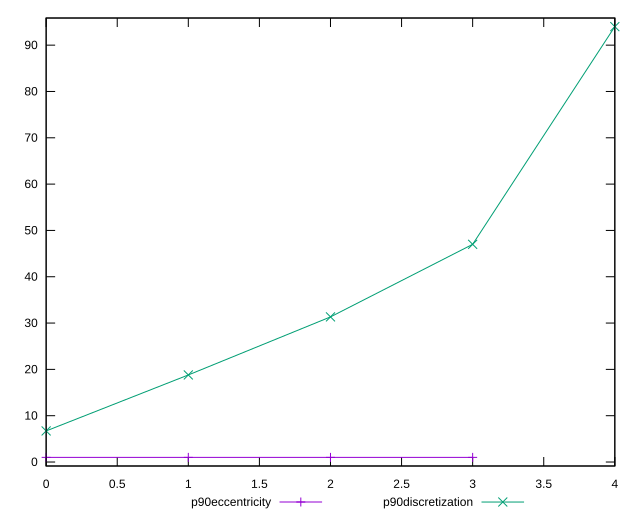

Reproduce this figure in gnuplot.
reset

$p90Eccentricity <<EOF
0 0.9999999999999996
1 0.9999999999999994
2 1
3 1.000000000000001
EOF

$p90Discretization <<EOF
0 6.714285714285714
1 18.8
2 31.333333333333332
3 47
4 94
EOF

set key outside below
set xrange [0:4]
set yrange [-0.8600000000000007:95.86]
set trange [-0.8600000000000007:95.86]
set terminal svg size 640, 520 enhanced background rgb 'white'
set output "report_00016_2021-02-10T13-31-48.338Z/unused-css-rules/progression/eccentricity.svg"

plot $p90Eccentricity title "p90eccentricity" with linespoints, \
     $p90Discretization title "p90discretization" with linespoints

reset
